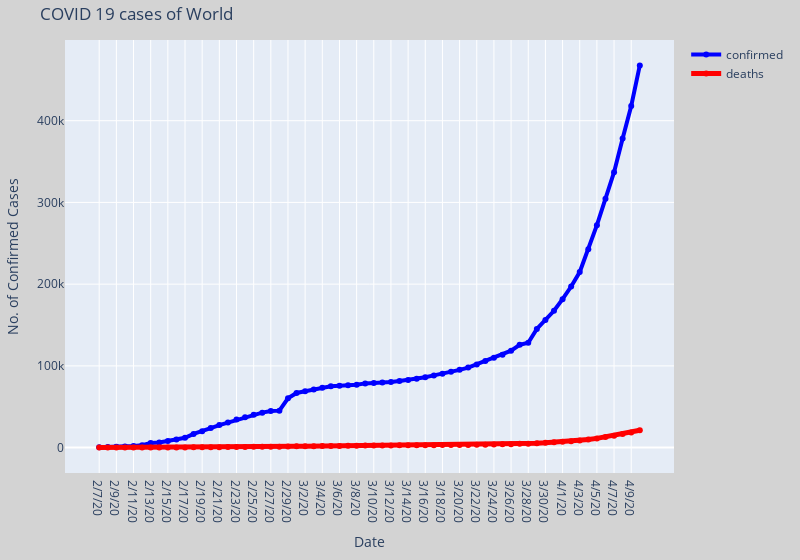

This figure's notebook cell:
### Markdown cell above
## Check the details of your country or the World

### Code cell
interact(plot_cases_of_a_country, country='World')

ipywLayout = widgets.Layout(border='solid 2px green')
ipywLayout.display='none' # uncomment this, run cell again - then the graph/figure disappears
widgets.VBox([fig], layout=ipywLayout)

### Figure 1 — Plotly figure (JSON) as saved in the notebook; plotly's stock layout.template omitted (floating-point values rounded to 4 significant figures)
{"data": [{"connectgaps": true, "line": {"color": "blue", "width": 4}, "mode": "lines+markers", "name": "confirmed", "text": "Total confirmed: 1691719", "type": "scatter", "x": ["2/7/20", "2/8/20", "2/9/20", "2/10/20", "2/11/20", "2/12/20", "2/13/20", "2/14/20", "2/15/20", "2/16/20", "2/17/20", "2/18/20", "2/19/20", "2/20/20", "2/21/20", "2/22/20", "2/23/20", "2/24/20", "2/25/20", "2/26/20", "2/27/20", "2/28/20", "2/29/20", "3/1/20", "3/2/20", "3/3/20", "3/4/20", "3/5/20", "3/6/20", "3/7/20", "3/8/20", "3/9/20", "3/10/20", "3/11/20", "3/12/20", "3/13/20", "3/14/20", "3/15/20", "3/16/20", "3/17/20", "3/18/20", "3/19/20", "3/20/20", "3/21/20", "3/22/20", "3/23/20", "3/24/20", "3/25/20", "3/26/20", "3/27/20", "3/28/20", "3/29/20", "3/30/20", "3/31/20", "4/1/20", "4/2/20", "4/3/20", "4/4/20", "4/5/20", "4/6/20", "4/7/20", "4/8/20", "4/9/20", "4/10/20"], "y": [555, 654, 941, 1434, 2118, 2927, 5578, 6166, 8234, 9927, 12038, 16787, 19881, 23892, 27635, 30794, 34391, 37120, 40150, 42762, 44802, 45221, 60368, 66885, 69030, 71224, 73258, 75136, 75639, 76197, 76819, 78572, 78958, 79561, 80406, 81388, 82746, 84112, 86011, 88369, 90306, 92840, 95120, 97886, 101801, 105847, 109821, 113590, 118620, 125875, 128352, 145205, 156101, 167454, 181574, 197102, 214821, 242570, 272208, 304507, 336953, 378235, 418045, 467653, 529591, 593291, 660693, 720140, 782389, 857487, 932605, 1013466, 1095917, 1197408, 1272115, 1345101, 1426096, 1511104, 1595350, 1691719]}, {"connectgaps": true, "line": {"color": "red", "width": 5}, "mode": "lines+markers", "name": "deaths", "text": "Total deaths: 102525", "type": "scatter", "x": ["2/7/20", "2/8/20", "2/9/20", "2/10/20", "2/11/20", "2/12/20", "2/13/20", "2/14/20", "2/15/20", "2/16/20", "2/17/20", "2/18/20", "2/19/20", "2/20/20", "2/21/20", "2/22/20", "2/23/20", "2/24/20", "2/25/20", "2/26/20", "2/27/20", "2/28/20", "2/29/20", "3/1/20", "3/2/20", "3/3/20", "3/4/20", "3/5/20", "3/6/20", "3/7/20", "3/8/20", "3/9/20", "3/10/20", "3/11/20", "3/12/20", "3/13/20", "3/14/20", "3/15/20", "3/16/20", "3/17/20", "3/18/20", "3/19/20", "3/20/20", "3/21/20", "3/22/20", "3/23/20", "3/24/20", "3/25/20", "3/26/20", "3/27/20", "3/28/20", "3/29/20", "3/30/20", "3/31/20", "4/1/20", "4/2/20", "4/3/20", "4/4/20", "4/5/20", "4/6/20", "4/7/20", "4/8/20", "4/9/20", "4/10/20"], "y": [17, 18, 26, 42, 56, 82, 131, 133, 171, 213, 259, 362, 426, 492, 564, 634, 719, 806, 906, 1013, 1113, 1118, 1371, 1523, 1666, 1770, 1868, 2007, 2122, 2247, 2251, 2458, 2469, 2629, 2708, 2770, 2814, 2872, 2941, 2996, 3085, 3160, 3254, 3348, 3460, 3558, 3802, 3988, 4262, 4615, 4720, 5404, 5819, 6440, 7126, 7905, 8733, 9867, 11299, 12973, 14651, 16505, 18625, 21181, 23970, 27198, 30652, 33925, 37582, 42107, 46809, 52983, 58787, 64606, 69374, 74565, 81865, 88338, 95455, 102525]}], "layout": {"margin": {"b": 20, "l": 20, "r": 20, "t": 40}, "paper_bgcolor": "lightgrey", "title": {"text": "COVID 19 cases of World"}, "width": 800, "xaxis": {"title": {"text": "Date"}}, "yaxis": {"title": {"text": "No. of Confirmed Cases"}, "type": "linear"}}}
